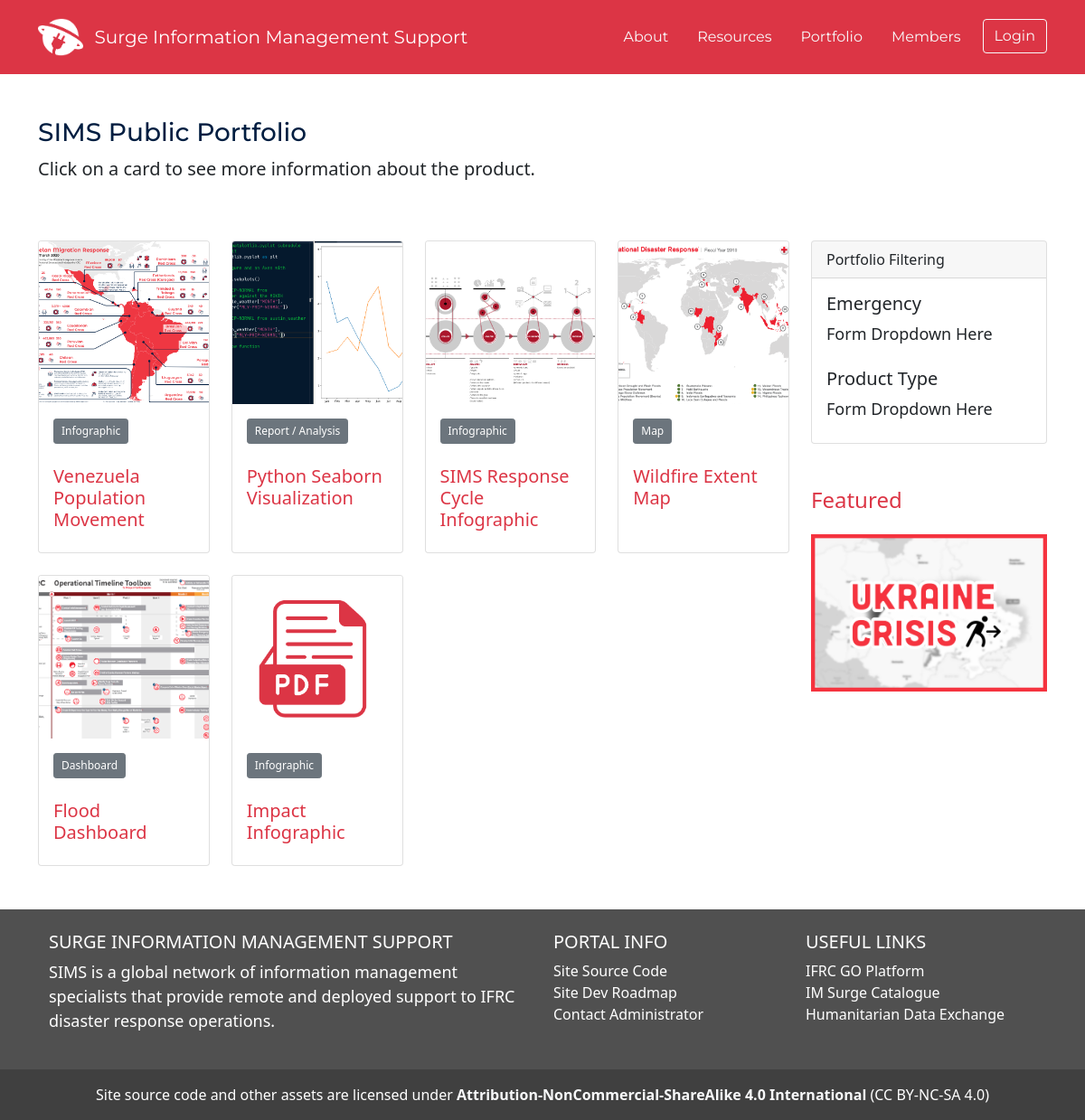
The app's page /portfolio with its own data.
### SIMS_Portal/models.py (models this page shows, shortened)
class Portfolio(db.Model):
	__tablename__ = 'portfolio'
	id = db.Column(db.Integer, primary_key=True)
	title = db.Column(db.String(200), nullable=False)
	type = db.Column(db.String(100), nullable=False)
	description = db.Column(db.Text)
	product_status = db.Column(db.String(100), default='Active')
	final_file_location = db.Column(db.String(100), nullable=False)
	asset_file_location = db.Column(db.String(100))
	external = db.Column(db.Boolean, default=False)
	assignment_id = db.Column(db.Integer, db.ForeignKey('assignment.id'))
	creator_id = db.Column(db.Integer, db.ForeignKey('user.id'), nullable=False)
	emergency_id = db.Column(db.Integer, db.ForeignKey('emergency.id'))
	created_at = db.Column(db.DateTime, server_default=func.now())
	updated_at = db.Column(db.DateTime, onupdate=func.now())

### SIMS_Portal/portfolios/routes.py (the view)
@portfolios.route('/portfolio')
def portfolio():
	public_portfolio = db.session.query(Portfolio).filter(Portfolio.external==1, Portfolio.product_status=='Active').all()
	return render_template('portfolio_public.html', title="SIMS Products", public_portfolio=public_portfolio)

### SIMS_Portal/templates/portfolio_public.html (shortened to what this page needs)
{% extends "layout.html" %}
{% block content %}
	<div class="container">
		<h3 class="mt-5" style="font-family: 'Montserrat';" id='sims-blue'>SIMS Public Portfolio</h3>
		<p class='lead'>Click on a card to see more information about the product.</p>
		<div class='row mb-5'>
			<div class='col-md-9'>
				<div class="row row-cols-4 row-cols-md-4 g-4 mt-4">
					{% for product in public_portfolio %}
	  					<div class="col d-flex align-items-stretch">
							<a href='/portfolio/view/{{product.id}}' class='text-danger'>
							<div class="card" id="portfolio-card">
								{% if '.pdf' in product.final_file_location %}
								<img src="/static/assets/portfolio/placeholder.png" class="card-img-top" alt="PDF Placeholder Thumbnail">
								{% else %}
		  					  	<img src="/static/assets/portfolio/{{product.final_file_location}}" class="card-img-top" alt="{{product.description}}">
							  	{% endif %}
		  					<div class="card-body d-flex flex-column">
								<div class='pb-4'><button type="button" class="btn btn-secondary btn-sm">{{product.type}}</button></div>
								<h5 class="card-title mt-auto mb-2" id='invert-card-text'>{{product.title}}</h5>
							  </a>
		  					</div>
							</div>
	  					</div>
					{% endfor %}
			<div class="col mt-5">
				<div class="card my-6" style="">
					  <div class="card-header">Portfolio Filtering</div>
					  <div class="card-body text-dark">
						<h5 class="card-title">Emergency</h5>
							<p class="card-text mb-4">
								Form Dropdown Here
							</p>
						<h5 class="card-title">Product Type</h5>
							<p class="card-text mb-2">
								Form Dropdown Here
							</p>
					  </div>
				</div>
				<h4 class='text-danger mt-5'>Featured</h4>
				<img src='/static/assets/featured-responses/featured-response-ukraine.png' class='mt-3' width='100%'>
			</div>
{% endblock content %}

### SIMS_Portal/static/css/main.css (style rules this page uses)
a { text-decoration: none; color: #df4759 }
a:link { text-decoration: none; color: #df4759 }
body { position: relative; }
p { font-size: 18px; }
#sims-blue { color: #011E41 }
.card-img-top { width: 100%; height: 15vw; object-fit: cover; }
.btn-sm { font-size: 12px }

### records on screen
Portfolio: final_file_location (picture), type "Infographic", title "Venezuela Population Movement"
Portfolio: final_file_location (picture), type "Report / Analysis", title "Python Seaborn Visualization"
Portfolio: final_file_location (picture), type "Infographic", title "SIMS Response Cycle Infographic"
Portfolio: final_file_location (picture), type "Map", title "Wildfire Extent Map"
Portfolio: final_file_location (picture), type "Dashboard", title "Flood Dashboard"
Portfolio: type "Infographic", title "Impact Infographic"
